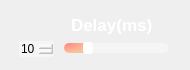
                <widget class="QFrame" name="Delay_QF">
                 <property name="minimumSize">
                  <size>
                   <width>190</width>
                   <height>70</height>
                  </size>
                 </property>
                 <property name="maximumSize">
                  <size>
                   <width>190</width>
                   <height>70</height>
                  </size>
                 </property>
                 <property name="styleSheet">
                  <string notr="true">QFrame#Delay_QF{
border:2px solid rgba(255, 255, 255, 70);
border-radius:15px;
}</string>
                 </property>
                 <layout class="QVBoxLayout" name="verticalLayout_19">
                  <item>
                   <widget class="QPushButton" name="ToggleBotton_4">
                    <property name="sizePolicy">
                     <sizepolicy hsizetype="Expanding" vsizetype="Fixed">
                      <horstretch>0</horstretch>
                      <verstretch>0</verstretch>
                     </sizepolicy>
                    </property>
                    <property name="minimumSize">
                     <size>
                      <width>0</width>
                      <height>30</height>
                     </size>
                    </property>
                    <property name="maximumSize">
                     <size>
                      <width>16777215</width>
                      <height>30</height>
                     </size>
                    </property>
                    <property name="font">
                     <font>
                      <family>Nirmala UI</family>
                      <pointsize>13</pointsize>
                      <italic>false</italic>
                      <bold>true</bold>
                     </font>
                    </property>
                    <property name="cursor">
                     <cursorShape>ArrowCursor</cursorShape>
                    </property>
                    <property name="mouseTracking">
                     <bool>true</bool>
                    </property>
                    <property name="focusPolicy">
                     <enum>Qt::StrongFocus</enum>
                    </property>
                    <property name="contextMenuPolicy">
                     <enum>Qt::DefaultContextMenu</enum>
                    </property>
                    <property name="layoutDirection">
                     <enum>Qt::LeftToRight</enum>
                    </property>
                    <property name="autoFillBackground">
                     <bool>false</bool>
                    </property>
                    <property name="styleSheet">
                     <string notr="true">QPushButton{
background-image:url(:/setting /images/newsize/delay.png);
background-repeat: no-repeat;
background-position: left center;
border: none;
border-left: 20px solid transparent;

text-align: left;
padding-left: 40px;
padding-bottom: 2px;
color: white;
font: 700 13pt &quot;Nirmala UI&quot;;
}</string>
                    </property>
                    <property name="text">
                     <string>Delay(ms)</string>
                    </property>
                    <property name="icon">
                     <iconset theme="zoom-out">
                      <normaloff>C:/Users/Administrator/YOLOv8-QingYong</normaloff>C:/Users/Administrator/YOLOv8-QingYong</iconset>
                    </property>
                    <property name="autoDefault">
                     <bool>false</bool>
                    </property>
                    <property name="default">
                     <bool>false</bool>
                    </property>
                    <property name="flat">
                     <bool>false</bool>
                    </property>
                   </widget>
                  </item>
                  <item>
                   <widget class="QFrame" name="frame_2">
                    <property name="sizePolicy">
                     <sizepolicy hsizetype="Preferred" vsizetype="Preferred">
                      <horstretch>0</horstretch>
                      <verstretch>0</verstretch>
                     </sizepolicy>
                    </property>
                    <property name="minimumSize">
                     <size>
                      <width>0</width>
                      <height>20</height>
                     </size>
                    </property>
                    <property name="maximumSize">
                     <size>
                      <width>16777215</width>
                      <height>20</height>
                     </size>
                    </property>
                    <layout class="QHBoxLayout" name="horizontalLayout_18">
                     <property name="spacing">
                      <number>10</number>
                     </property>
                     <property name="leftMargin">
                      <number>8</number>
                     </property>
                     <property name="topMargin">
                      <number>0</number>
                     </property>
                     <property name="rightMargin">
                      <number>10</number>
                     </property>
                     <property name="bottomMargin">
                      <number>0</number>
                     </property>
                     <item>
                      <widget class="QSpinBox" name="speed_spinbox">
                       <property name="styleSheet">
                        <string notr="true">QSpinBox {
border: 0px solid lightgray;
border-radius: 2px;
background-color: rgba(255,255,255,90);
font: 600 9pt &quot;Segoe UI&quot;;
}
        
QSpinBox::up-button {
width: 10px;
height: 9px;
margin: 0px 3px 0px 0px;
border-image: url(:/setting /images/newsize/box_up.png);
}
QSpinBox::up-button:pressed {
margin-top: 1px;
}
            
QSpinBox::down-button {
width: 10px;
height: 9px;
margin: 0px 3px 0px 0px;
border-image:url(:/setting /images/newsize/box_down.png);
}
QSpinBox::down-button:pressed {
margin-bottom: 1px;
}</string>
                       </property>
                       <property name="maximum">
                        <number>50</number>
                       </property>
                       <property name="value">
                        <number>10</number>
                       </property>
                      </widget>
                     </item>
                     <item>
                      <widget class="QSlider" name="speed_slider">
                       <property name="cursor">
                        <cursorShape>PointingHandCursor</cursorShape>
                       </property>
                       <property name="styleSheet">
                        <string notr="true">QSlider::groove:horizontal {
border: none;
height: 10px;
background-color: rgba(255,255,255,90);
border-radius: 5px;
}

QSlider::handle:horizontal {
width: 10px;
margin: -1px 0px -1px 0px;
border-radius: 3px;
background-color: white;
}

QSlider::sub-page:horizontal {
background-color: qradialgradient(cx:0, cy:0, radius:1, fx:0.1, fy:0.1, stop:0 rgb(253, 139, 133),  stop:1 rgb(248, 194, 152));
border-radius: 5px;
}</string>
                       </property>
                       <property name="maximum">
                        <number>50</number>
                       </property>
                       <property name="value">
                        <number>10</number>
                       </property>
                       <property name="orientation">
                        <enum>Qt::Horizontal</enum>
                       </property>
                      </widget>
                     </item>
                    </layout>
                   </widget>
                  </item>
                 </layout>
                </widget>
